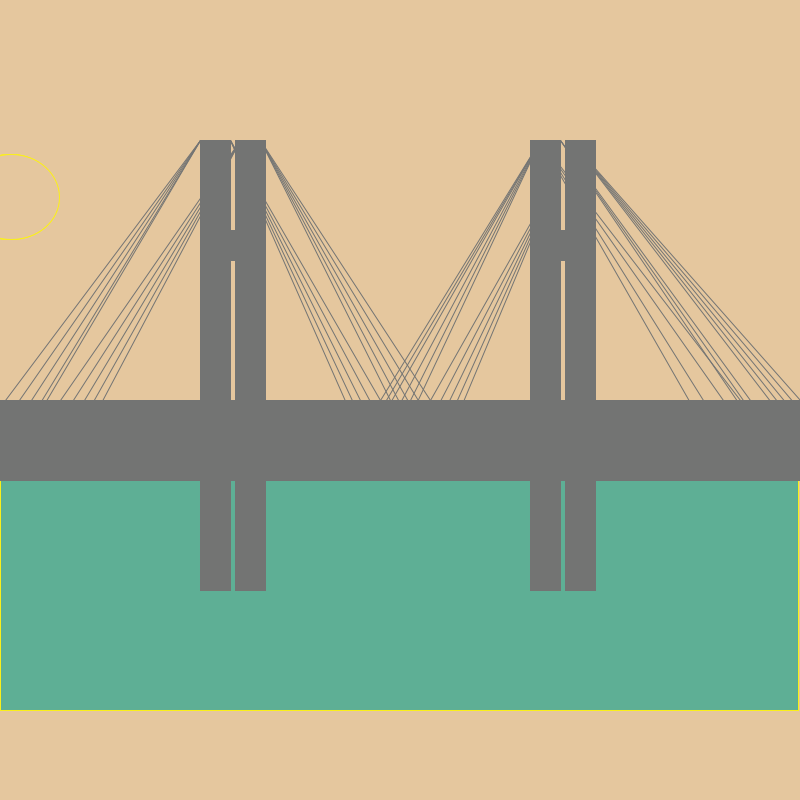
Frame 1 (no input)
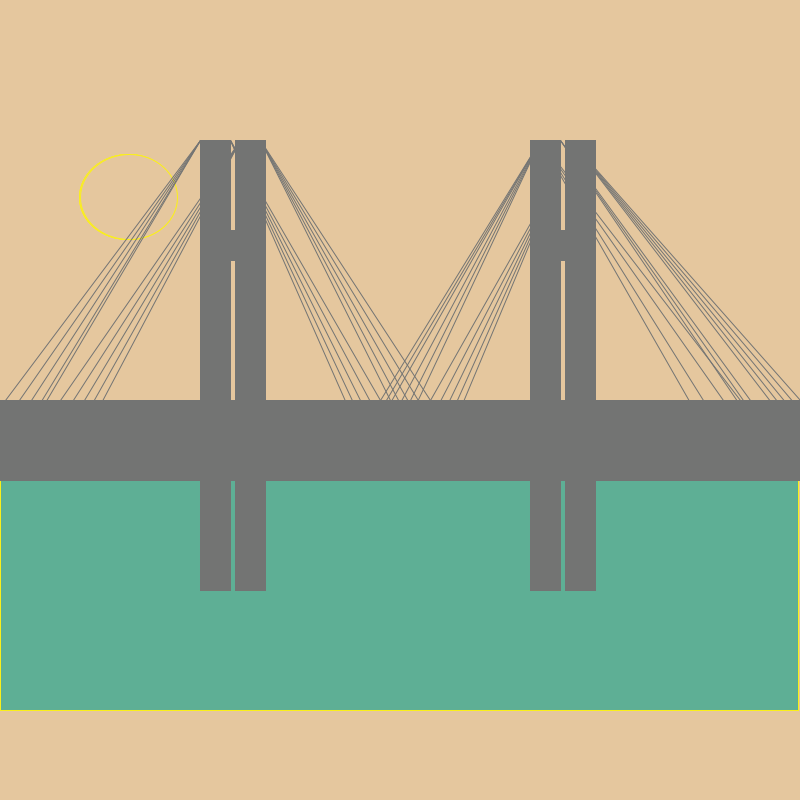
Frame 60 (the mouse pressed at the canvas centre just before this capture)
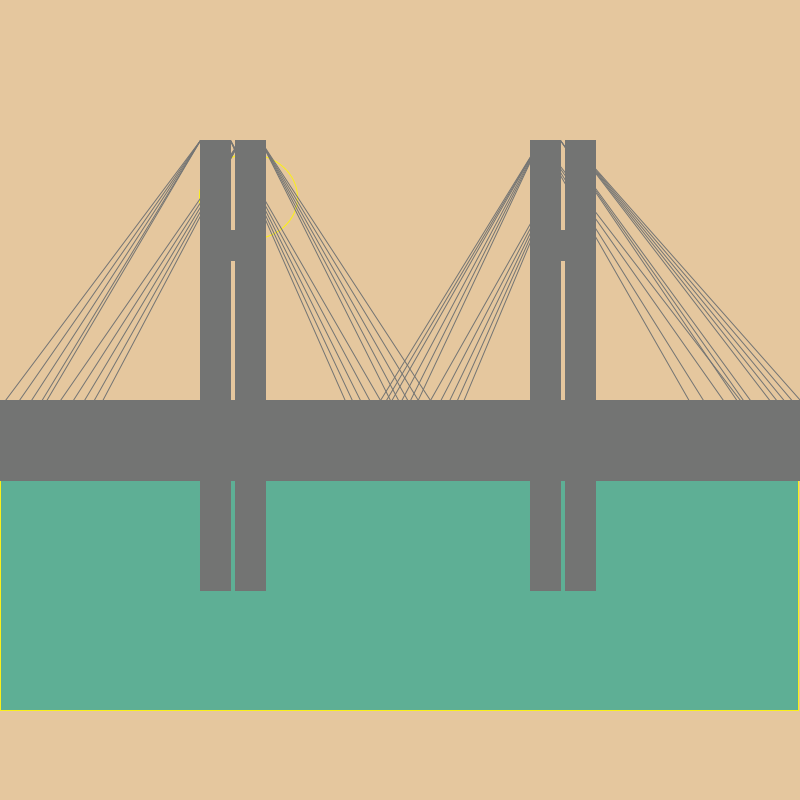
Frame 120 (the mouse held since frame 60 and released just before this capture)

The Processing sketch that drew these frames (run headless with seeded random() and noise(); from frame 60 on, the mouse is pressed at the canvas centre):

// Processing sketch: processing_123748
// ── processing_123748.pde


void setup () {
  size(800, 800);
}

int s = 10;

void draw() {


  background (229, 199, 158);
  stroke (250, 239, 26);
  fill (240, 229, 24);
  ellipse(s, 197, 97, 85);
  if (mouseX<height-100)
  {
    fill (239, 240, 58);
    ellipse(s, 197, 97, 85);
    fill (229, 199, 158);
    ellipse(s++, 197, 97, 85); //ss
  }
  else
  {
    fill (240, 229, 24);
    ellipse(s, 197, 97, 85);
    fill(255, 244, 23);
    ellipse(s++, 197, 97, 85); //ss
  }
  ellipse(s++, 197, 97, 85); //ss
  if (s>700)
    s=-60;
  fill (94, 175, 149);
  rect (0, 410, 798, 300);
  fill (115, 116, 115);
  stroke (115, 116, 115); 
  rect(0, 400, 799, 80);
  rect (215, 230, 20, 30);
  rect (200, 140, 30, 450);  
  rect (235, 140, 30, 450); 
  rect (530, 140, 30, 450);  
  rect (555, 230, 20, 30);
  rect (565, 140, 30, 450);
  line (240, 140, 60, 400); 
  line (240, 140, 60, 420);
  line (240, 140, 60, 440);
  line (240, 140, 60, 460);
  line (240, 140, 60, 480); 
  line (200, 140, 5, 400);
  line (200, 140, 5, 420); 
  line (200, 140, 5, 440); 
  line (200, 140, 5, 460);
  line (200, 140, 5, 470);
  line (230, 140, 380, 400);
  line (230, 140, 380, 420);
  line (230, 140, 380, 440);
  line (230, 140, 380, 460);
  line (230, 140, 380, 480);
  line (260, 140, 430, 400);
  line (260, 140, 430, 420);
  line (260, 140, 430, 440);
  line (260, 140, 430, 460);
  line (260, 140, 430, 480);
  line (540, 140, 380, 480);
  line (540, 140, 380, 460);
  line (540, 140, 380, 440);
  line (540, 140, 380, 420);
  line (540, 140, 380, 400);
  line (540, 140, 380, 410);
  line (560, 170, 430, 480);
  line (560, 170, 430, 460);
  line (560, 170, 430, 440);
  line (560, 170, 430, 420);
  line (560, 170, 430, 400);
  line (560, 140, 750, 400);
  line (560, 140, 750, 420);
  line (560, 140, 750, 410);
  line (540, 140, 740, 400);
  line (540, 140, 730, 410);
  line (540, 140, 703, 400);
  line (540, 140, 700, 420);
  line ( 570, 140, 800, 400); 
  line ( 570, 140, 800, 410);
  line ( 570, 140, 800, 420); 
  line ( 570, 140, 800, 430);
  line ( 570, 140, 800, 440); 
  fill (162, 172, 180);





  noStroke();


  fill(240, 229, 24);

  for (int i=800; i<500; i=i+70) {
    line(800, s+70, 220, s+70);
  }
}
